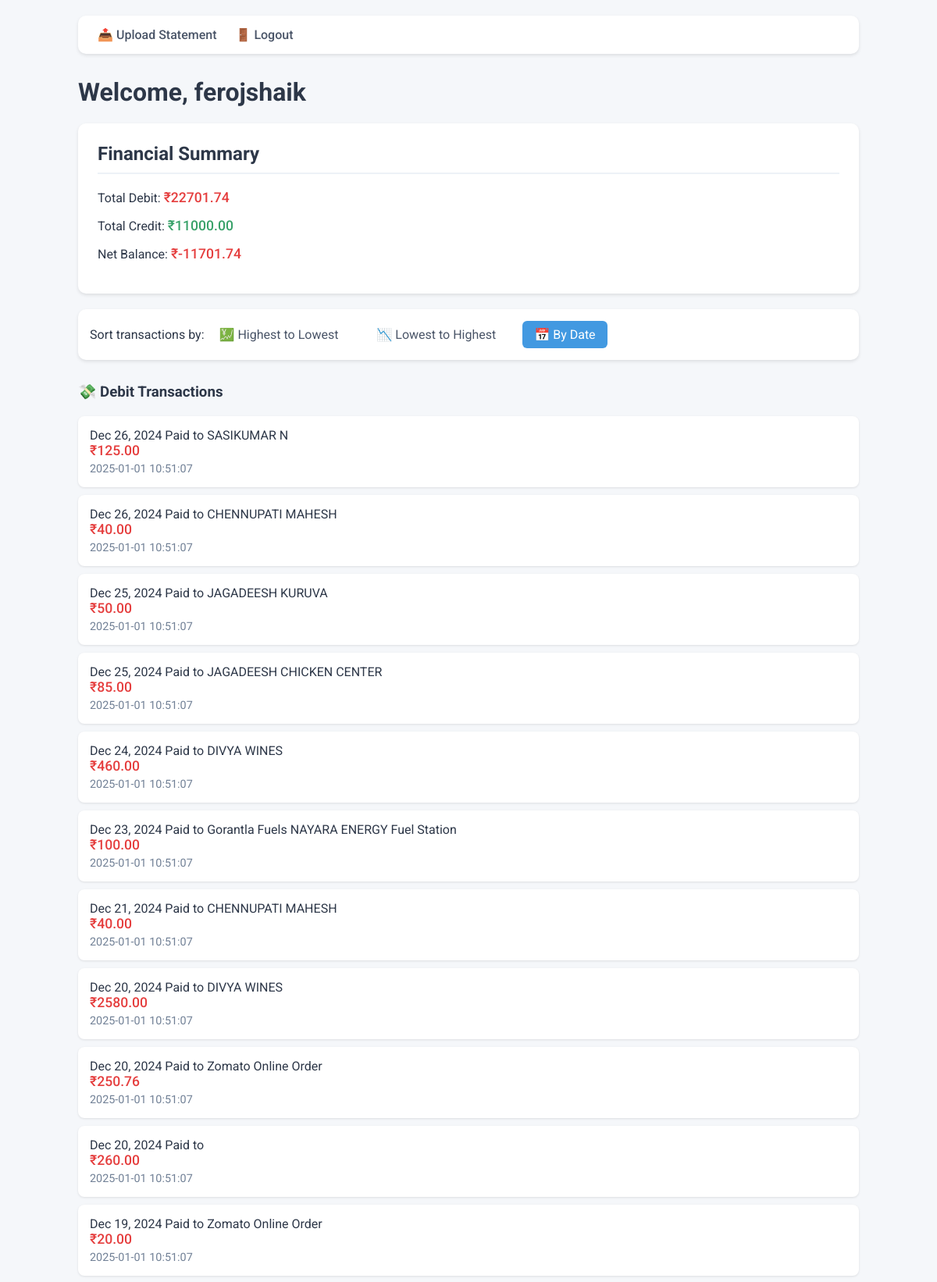
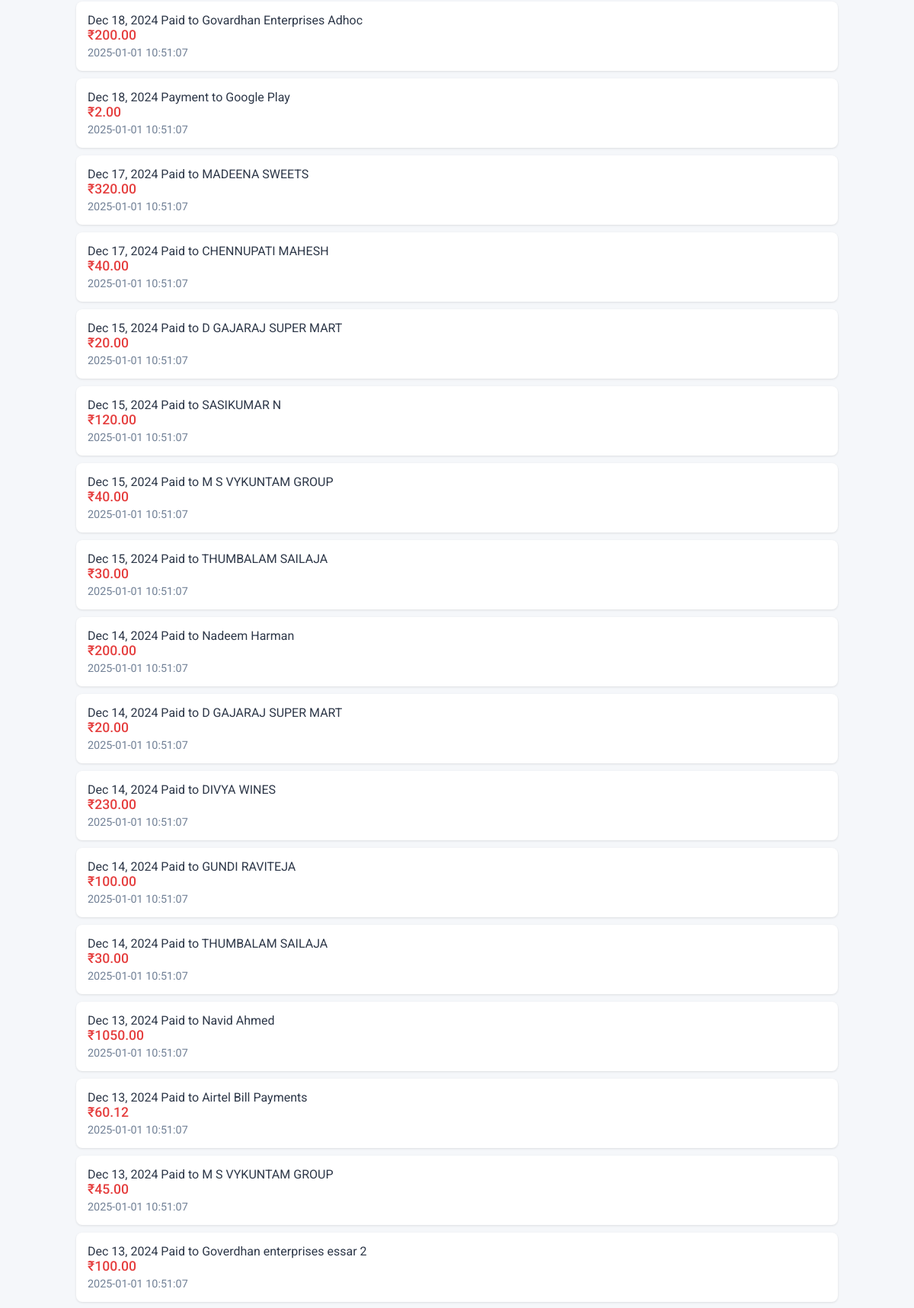
The page /dashboard (signed in, upper part) on the database its author committed (2 pictures, top to bottom).
### app.py (models this page shows, shortened)
class User(UserMixin, db.Model):
    id = db.Column(db.Integer, primary_key=True)
    username = db.Column(db.String(80), unique=True, nullable=False)
    password_hash = db.Column(db.String(120), nullable=False)
    failed_login_attempts = db.Column(db.Integer, default=0)
    last_failed_login = db.Column(db.DateTime)
    account_locked_until = db.Column(db.DateTime)

class TransactionHistory(db.Model):
    id = db.Column(db.Integer, primary_key=True)
    user_id = db.Column(db.Integer, db.ForeignKey('user.id'), nullable=False)
    description = db.Column(db.String(200))
    amount = db.Column(db.Float)
    type = db.Column(db.String(10))  # 'debit' or 'credit'
    date = db.Column(db.DateTime, default=db.func.current_timestamp())

### app.py (the view)
@app.route('/dashboard')
@login_required
def dashboard():
    sort = request.args.get('sort', 'default')
    transactions = TransactionHistory.query.filter_by(user_id=current_user.id)
    if sort == 'asc':
        transactions = transactions.order_by(TransactionHistory.amount.asc())
    elif sort == 'desc':
        transactions = transactions.order_by(TransactionHistory.amount.desc())
    else:
        transactions = transactions.order_by(TransactionHistory.date.desc())
    transactions = transactions.all()
    total_debit = sum(t.amount for t in transactions if t.type == 'debit')
    total_credit = sum(t.amount for t in transactions if t.type == 'credit')
    return render_template('dashboard.html',
                         transactions=transactions,
                         total_debit=total_debit,
                         total_credit=total_credit,
                         current_sort=sort)

### app.py (called while the page is built)
@login_manager.user_loader
def load_user(user_id):
    return User.query.get(int(user_id))

### templates/dashboard.html (shortened to what this page needs)
<!DOCTYPE html>
<html>
<head>
</head>
<body>
    <div class="nav">
        <a href="{{ url_for('upload_file') }}">📤 Upload Statement</a>
        <a href="{{ url_for('logout') }}">🚪 Logout</a>
    </div>
    <h1>Welcome, {{ current_user.username }}</h1>
    <div class="summary">
        <h2>Financial Summary</h2>
        <p>Total Debit: <span class="amount debit">₹{{ "%.2f"|format(total_debit) }}</span></p>
        <p>Total Credit: <span class="amount credit">₹{{ "%.2f"|format(total_credit) }}</span></p>
        <p>Net Balance:
            <span class="amount {% if total_credit - total_debit >= 0 %}balance-positive{% else %}balance-negative{% endif %}">
                ₹{{ "%.2f"|format(total_credit - total_debit) }}
            </span>
        </p>
    </div>
    <div class="sort-controls">
        Sort transactions by:
        <a href="{{ url_for('dashboard', sort='desc') }}"
           class="{{ 'active' if current_sort == 'desc' else '' }}">
           💹 Highest to Lowest
        </a>
        <a href="{{ url_for('dashboard', sort='asc') }}"
           class="{{ 'active' if current_sort == 'asc' else '' }}">
           📉 Lowest to Highest
        </a>
        <a href="{{ url_for('dashboard') }}"
           class="{{ 'active' if current_sort == 'default' else '' }}">
           📅 By Date
        </a>
    </div>
    <div class="section-header">
        <h3>💸 Debit Transactions</h3>
    </div>
    {% for transaction in transactions if transaction.type == 'debit' %}
    <div class="transaction">
        <div>{{ transaction.description }}</div>
        <div class="amount debit">₹{{ "%.2f"|format(transaction.amount) }}</div>
        <div class="transaction-date">{{ transaction.date.strftime('%Y-%m-%d %H:%M:%S') }}</div>
    </div>
    {% endfor %}
</body>
</html>

### templates/dashboard.html (style rules this page uses)
body { font-family: 'Roboto', sans-serif; max-width: 1000px; margin: 0 auto; padding: 20px; background-color: #f5f7fa; color: #2d3748; }
.nav { background-color: white; padding: 15px 25px; border-radius: 10px; box-shadow: 0 2px 4px rgba(0,0,0,0.1); margin-bottom: 30px; }
.nav a { color: #4a5568; text-decoration: none; margin-right: 20px; font-weight: 500; transition: color 0.3s; }
.summary { background-color: white; margin: 20px 0; padding: 25px; border-radius: 10px; box-shadow: 0 2px 4px rgba(0,0,0,0.1); }
.summary h2 { margin-top: 0; color: #2d3748; border-bottom: 2px solid #edf2f7; padding-bottom: 10px; }
.transaction { background-color: white; margin: 10px 0; padding: 15px; border-radius: 8px; box-shadow: 0 1px 3px rgba(0,0,0,0.1); transition: transform 0.2s; }
.debit { color: #e53e3e; }
.credit { color: #38a169; }
.amount { font-weight: 500; font-size: 1.1em; }
.sort-controls { background-color: white; margin: 20px 0; padding: 15px; border-radius: 10px; box-shadow: 0 2px 4px rgba(0,0,0,0.1); }
.sort-controls a { display: inline-block; margin-right: 15px; padding: 8px 15px; text-decoration: none; color: #4a5568; border-radius: 6px; transition: all 0.3s; }
.sort-controls a.active { background-color: #4299e1; color: white; }
.section-header { display: flex; justify-content: space-between; align-items: center; margin: 30px 0 20px 0; }
.section-header h3 { margin: 0; color: #2d3748; }
.transaction-date { color: #718096; font-size: 0.9em; margin-top: 5px; }
.balance-negative { color: #e53e3e; }

### rows shown on the page
User: username "ferojshaik"
TransactionHistory: amount "125.00"
TransactionHistory: amount "40.00"
TransactionHistory: amount "50.00"
TransactionHistory: amount "85.00"
TransactionHistory: amount "460.00"
TransactionHistory: amount "100.00"
TransactionHistory: amount "40.00"
TransactionHistory: amount "2580.00"
TransactionHistory: amount "250.76"
TransactionHistory: amount "260.00"
TransactionHistory: amount "20.00"
TransactionHistory: amount "200.00"
TransactionHistory: amount "2.00"
TransactionHistory: amount "320.00"
TransactionHistory: amount "40.00"
TransactionHistory: amount "20.00"
TransactionHistory: amount "120.00"
TransactionHistory: amount "40.00"
TransactionHistory: amount "30.00"
TransactionHistory: amount "200.00"
TransactionHistory: amount "20.00"
TransactionHistory: amount "230.00"
TransactionHistory: amount "100.00"
TransactionHistory: amount "30.00"
TransactionHistory: amount "1050.00"
TransactionHistory: amount "60.12"
TransactionHistory: amount "45.00"
TransactionHistory: amount "100.00"

### other values the page prints
{{ "%.2f"|format(total_debit) }} "22701.74"
{{ "%.2f"|format(total_credit) }} "11000.00"
{{ "%.2f"|format(total_credit - total_debit) }} "-11701.74"
